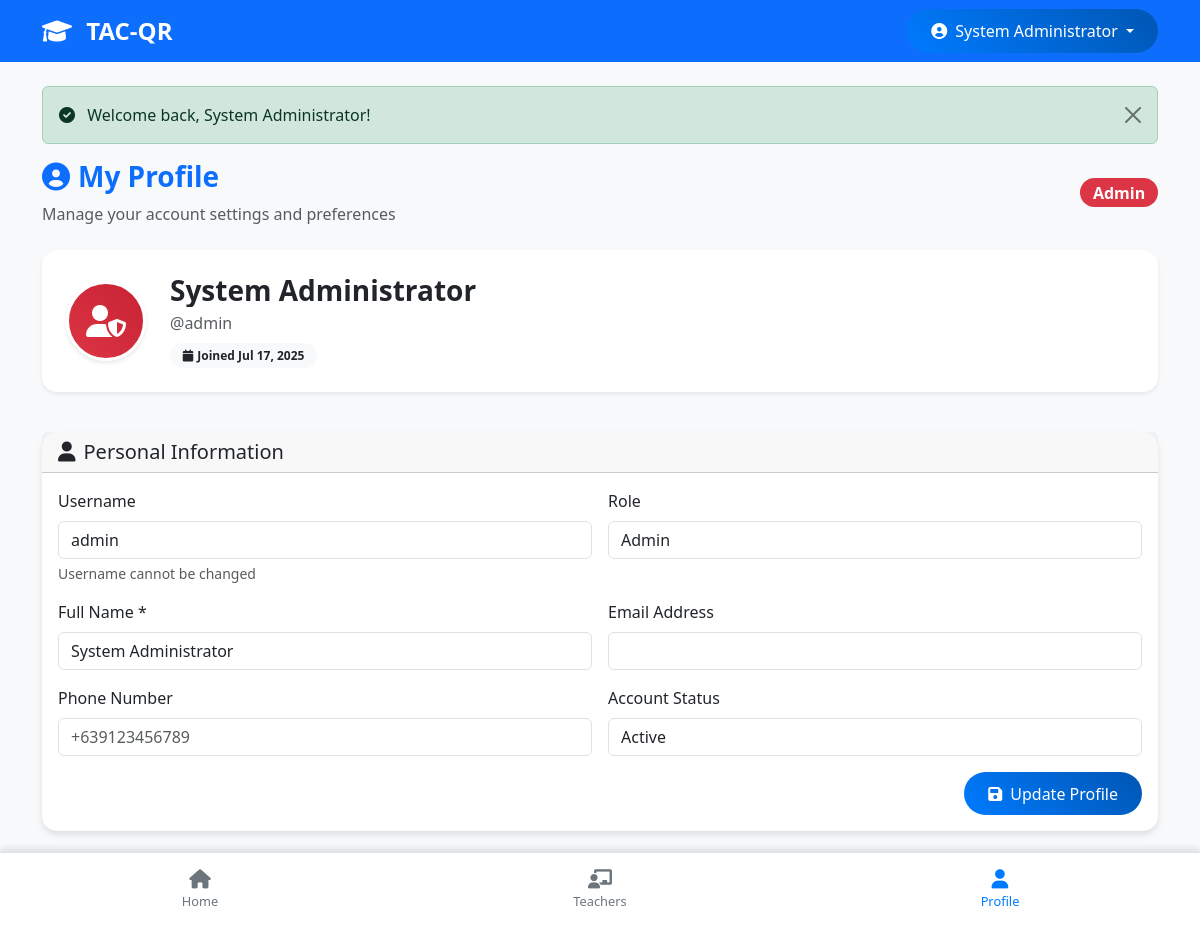
The app's page /profile.php (signed in) with its own data.
### tables this page shows
CREATE TABLE `users` (
  `id` int(11) NOT NULL,
  `username` varchar(50) NOT NULL,
  `full_name` varchar(100) NOT NULL,
  `password` varchar(255) NOT NULL DEFAULT '',
  `phone` varchar(20) DEFAULT NULL,
  `role` enum('admin','teacher','student','parent') NOT NULL,
  `lrn` varchar(12) DEFAULT NULL COMMENT 'Learner Reference Number for students only',
  `section_id` int(11) DEFAULT NULL,
  `parent_id` int(11) DEFAULT NULL,
  `profile_image` varchar(255) DEFAULT NULL,
  `profile_image_path` varchar(255) DEFAULT NULL,
  `qr_code` text DEFAULT NULL,
  `status` enum('active','inactive') DEFAULT 'active',
  `created_at` timestamp NOT NULL DEFAULT current_timestamp(),
  `updated_at` timestamp NOT NULL DEFAULT current_timestamp() ON UPDATE current_timestamp()
);

### config.php (called while the page is built, shortened)
<?php
function isLoggedIn() {
    if (isset($_SESSION['user_id']) && !empty($_SESSION['user_id']) && is_numeric($_SESSION['user_id'])) {
        return true;
    }
    return false;
}
function getCurrentUser($pdo) {
    try {
        $stmt = $pdo->prepare("SELECT * FROM users WHERE id = ?");
        $stmt->execute([$_SESSION['user_id']]);
        $user = $stmt->fetch(PDO::FETCH_ASSOC);
        return $user;
    } catch(PDOException $e) {
        error_log("Error getting current user: " . $e->getMessage());
        return [
            'id' => $_SESSION['user_id'],
            'username' => $_SESSION['username'] ?? '',
            'full_name' => $_SESSION['full_name'] ?? 'Unknown User',
            'role' => $_SESSION['role'] ?? '',
            'phone' => '',
            'status' => 'active',
            'section_id' => $_SESSION['section_id'] ?? null,
            'created_at' => '',
            'updated_at' => ''
        ];
    }
}
function isOfflineMode() {
    return $GLOBALS['is_offline_mode'];
}
?>

### profile.php (the view, shortened to what this page needs)
<?php
require_once 'config.php';
include 'header.php';
?>
<div class="row">
    <div class="col-12">
        <div class="d-flex justify-content-between align-items-center mb-4">
            <div>
                <h1 class="h3 fw-bold text-primary">
                    <i class="fas fa-user-circle me-2"></i>My Profile
                </h1>
                <p class="text-muted mb-0">Manage your account settings and preferences</p>
            </div>
            <div class="text-end">
                <span class="badge bg-<?php
                    echo $current_user['role'] == 'admin' ? 'danger' :
                         ($current_user['role'] == 'teacher' ? 'success' :
                          ($current_user['role'] == 'student' ? 'primary' : 'warning'));
                ?> fs-6">
                    <?php echo ucfirst($current_user['role']); ?>
                </span>
            </div>
        </div>
    </div>
</div>
<div class="row mb-4">
    <div class="col-12">
        <div class="card border-0 shadow-sm">
            <div class="card-body p-3 p-sm-4">
                <div class="row align-items-center">
                    <div class="col-auto">
                        <div class="profile-avatar" style="width: 80px; height: 80px; background: linear-gradient(45deg,
                            <?php
                            echo $current_user['role'] == 'admin' ? '#dc3545, #c82333' :
                                 ($current_user['role'] == 'teacher' ? '#28a745, #20c997' :
                                  ($current_user['role'] == 'student' ? '#007bff, #0056b3' : '#ffc107, #fd7e14'));
                            ?>); display: flex; align-items: center; justify-content: center; border-radius: 50%; color: white; font-size: 2rem;">
                            <i class="fas fa-<?php
                                echo $current_user['role'] == 'admin' ? 'user-shield' :
                                     ($current_user['role'] == 'teacher' ? 'chalkboard-teacher' :
                                      ($current_user['role'] == 'student' ? 'user-graduate' : 'heart'));
                            ?>"></i>
                        </div>
                    </div>
                    <div class="col">
                        <h3 class="fw-bold mb-1 text-truncate"><?php echo htmlspecialchars($current_user['full_name']); ?></h3>
                        <p class="text-muted mb-2">@<?php echo htmlspecialchars($current_user['username']); ?></p>
                        <div class="d-flex flex-wrap gap-2">
                            <span class="badge bg-light text-dark">
                                <i class="fas fa-calendar me-1"></i>Joined <?php echo date('M j, Y', strtotime($current_user['created_at'])); ?>
                            </span>
                        </div>
                    </div>
                </div>
            </div>
        </div>
    </div>
</div>
<div class="row">
    <div class="col-12">
        <div class="card">
            <div class="card-header">
                <h5 class="mb-0">
                    <i class="fas fa-user me-2"></i>Personal Information
                </h5>
            </div>
            <div class="card-body p-0 p-sm-3">
                <div class="tab-content" id="profileTabsContent">
                    <div class="tab-pane fade show active" id="info" role="tabpanel">
                        <form method="POST" action="" class="online-only">
                            <div class="row g-3">
                                <div class="col-12 col-sm-6">
                                    <label for="username" class="form-label">Username</label>
                                    <input type="text" class="form-control" id="username" value="<?php echo htmlspecialchars($current_user['username']); ?>" readonly>
                                    <div class="form-text">Username cannot be changed</div>
                                </div>
                                <div class="col-12 col-sm-6">
                                    <label for="role" class="form-label">Role</label>
                                    <input type="text" class="form-control" id="role" value="<?php echo ucfirst($current_user['role']); ?>" readonly>
                                </div>
                                <div class="col-12 col-sm-6">
                                    <label for="full_name" class="form-label">Full Name *</label>
                                    <input type="text" class="form-control" id="full_name" name="full_name"
                                           value="<?php echo htmlspecialchars($current_user['full_name']); ?>" required>
                                </div>
                                <div class="col-12 col-sm-6">
                                    <label for="email" class="form-label">Email Address</label>
                                    <input type="email" class="form-control" id="email" name="email"
                                           value="<?php echo htmlspecialchars($current_user['email'] ?? ''); ?>">
                                </div>
                                <div class="col-12 col-sm-6">
                                    <label for="phone" class="form-label">Phone Number</label>
                                    <input type="text" class="form-control" id="phone" name="phone"
                                           value="<?php echo htmlspecialchars($current_user['phone'] ?? ''); ?>"
                                           placeholder="+639123456789">
                                </div>
                                <div class="col-12 col-sm-6">
                                    <label for="status" class="form-label">Account Status</label>
                                    <input type="text" class="form-control" id="status"
                                           value="<?php echo ucfirst($current_user['status']); ?>" readonly>
                                </div>
                            </div>
                            <div class="text-end mt-3">
                                <button type="submit" class="btn btn-primary">
                                    <i class="fas fa-save me-2"></i>Update Profile
                                </button>
                            </div>
                        </form>
                    </div>
                </div>
            </div>
        </div>
    </div>
</div>
<?php include 'footer.php'; ?>

### header.php (shortened to what this page needs)
<!DOCTYPE html>
<html lang="en">
<head>
    <link href="https://cdn.jsdelivr.net/npm/bootstrap@5.3.0/dist/css/bootstrap.min.css" rel="stylesheet">
    <link href="https://cdnjs.cloudflare.com/ajax/libs/font-awesome/6.0.0/css/all.min.css" rel="stylesheet">
    <link href="https://cdn.jsdelivr.net/npm/select2@4.1.0-rc.0/dist/css/select2.min.css" rel="stylesheet">
    <link href="https://cdn.jsdelivr.net/npm/select2-bootstrap-5-theme@1.3.0/dist/select2-bootstrap-5-theme.min.css" rel="stylesheet">
    <link href="assets/css/pwa.css" rel="stylesheet">
</head>
<body class="<?php echo isOfflineMode() ? 'offline-mode' : ''; ?>">
<nav class="navbar navbar-expand-lg navbar-dark bg-primary sticky-top">
    <div class="container">
        <a class="navbar-brand" href="index.php">
            <i class="fas fa-graduation-cap me-2"></i>
            TAC-QR
        </a>
        <?php if (isLoggedIn()): ?>
            <div class="dropdown">
                <button class="btn btn-primary dropdown-toggle border-0" type="button" id="userDropdown" data-bs-toggle="dropdown" aria-expanded="false">
                    <i class="fas fa-user-circle me-1"></i>
                    <span class="d-none d-md-inline">
                        <?php
                        $current_user = getCurrentUser($pdo);
                        echo $current_user ? $current_user['full_name'] : 'User';
                        ?>
                    </span>
                </button>
            </div>
        <?php endif; ?>
    </div>
</nav>
<main class="container mt-4">
    <?php if (isset($_SESSION['success'])): ?>
        <div class="alert alert-success alert-dismissible fade show" role="alert">
            <i class="fas fa-check-circle me-2"></i>
            <?php echo $_SESSION['success']; unset($_SESSION['success']); ?>
            <button type="button" class="btn-close" data-bs-dismiss="alert"></button>
        </div>
    <?php endif; ?>

### header.php (style rules this page uses)
:root { --primary-color: #007bff; --secondary-color: #6c757d; --success-color: #28a745; --danger-color: #dc3545; --warning-color: #ffc107; --info-color: #17a2b8; }
body { font-family: 'Segoe UI', Tahoma, Geneva, Verdana, sans-serif; background-color: #f8f9fa; padding-bottom: 80px; overflow-x: hidden; -webkit-tap-highlight-color: transparent; }
.navbar-brand { font-weight: bold; font-size: 1.5rem; }
.card { border: none; border-radius: 15px; box-shadow: 0 4px 6px rgba(0, 0, 0, 0.1); margin-bottom: 1rem; transition: transform 0.2s ease-in-out; }
.btn { border-radius: 25px; padding: 0.6rem 1.5rem; font-weight: 500; }
.btn-primary { background: linear-gradient(45deg, #007bff, #0056b3); border: none; }
.badge { border-radius: 25px; padding: 0.4rem 0.8rem; }
.profile-avatar { width: 60px; height: 60px; border-radius: 50%; object-fit: cover; border: 3px solid white; box-shadow: 0 2px 4px rgba(0, 0, 0, 0.1); }

### profile.php (style rules this page uses)
.profile-avatar { transition: transform 0.3s ease; }
.fade-in { animation: fadeIn 0.3s ease-in; }
.card { transition: transform 0.2s; }

### records on screen
users: full_name "System Administrator", role "Admin", username "admin", created_at "Jul 17, 2025", status "Active"

### other values on screen
$_SESSION['success'] "Welcome back, System Administrator!"
